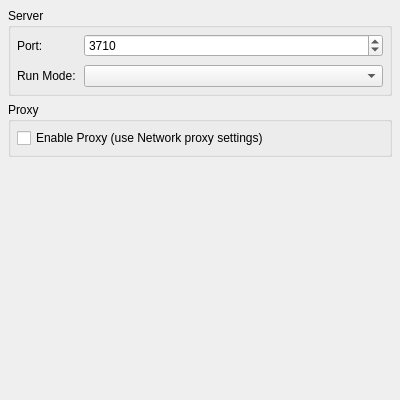
<?xml version="1.0" encoding="UTF-8"?>
<ui version="4.0">
 <class>LocalTab</class>
 <widget class="QWidget" name="LocalTab">
  <property name="geometry">
   <rect>
    <x>0</x>
    <y>0</y>
    <width>400</width>
    <height>400</height>
   </rect>
  </property>
  <property name="windowTitle">
   <string>Form</string>
  </property>
  <layout class="QVBoxLayout" name="verticalLayout">
   <property name="leftMargin">
    <number>8</number>
   </property>
   <property name="topMargin">
    <number>8</number>
   </property>
   <property name="rightMargin">
    <number>8</number>
   </property>
   <property name="bottomMargin">
    <number>8</number>
   </property>
   <item>
    <widget class="QGroupBox" name="serverGroup">
     <property name="title">
      <string>Server</string>
     </property>
     <layout class="QVBoxLayout" name="verticalLayout_2">
      <property name="spacing">
       <number>8</number>
      </property>
      <property name="leftMargin">
       <number>6</number>
      </property>
      <property name="topMargin">
       <number>6</number>
      </property>
      <property name="rightMargin">
       <number>6</number>
      </property>
      <property name="bottomMargin">
       <number>6</number>
      </property>
      <item>
       <layout class="QFormLayout" name="formLayout">
        <property name="horizontalSpacing">
         <number>8</number>
        </property>
        <property name="verticalSpacing">
         <number>8</number>
        </property>
        <item row="0" column="0">
         <widget class="QLabel" name="label_port">
          <property name="text">
           <string>Port:</string>
          </property>
         </widget>
        </item>
        <item row="0" column="1">
         <widget class="QSpinBox" name="port">
          <property name="minimumSize">
           <size>
            <width>80</width>
            <height>0</height>
           </size>
          </property>
          <property name="minimum">
           <number>1</number>
          </property>
          <property name="maximum">
           <number>65535</number>
          </property>
          <property name="value">
           <number>3710</number>
          </property>
         </widget>
        </item>
        <item row="1" column="0">
         <widget class="QLabel" name="label_runMode">
          <property name="text">
           <string>Run Mode:</string>
          </property>
         </widget>
        </item>
        <item row="1" column="1">
         <widget class="QComboBox" name="runMode"/>
        </item>
       </layout>
      </item>
     </layout>
    </widget>
   </item>
   <item>
    <widget class="QGroupBox" name="proxyGroup">
     <property name="title">
      <string>Proxy</string>
     </property>
     <layout class="QVBoxLayout" name="verticalLayout_3">
      <property name="spacing">
       <number>8</number>
      </property>
      <property name="leftMargin">
       <number>6</number>
      </property>
      <property name="topMargin">
       <number>6</number>
      </property>
      <property name="rightMargin">
       <number>6</number>
      </property>
      <property name="bottomMargin">
       <number>6</number>
      </property>
      <item>
       <widget class="QCheckBox" name="enableProxy">
        <property name="text">
         <string>Enable Proxy (use Network proxy settings)</string>
        </property>
       </widget>
      </item>
     </layout>
    </widget>
   </item>
   <item>
    <spacer name="verticalSpacer">
     <property name="orientation">
      <enum>Qt::Vertical</enum>
     </property>
     <property name="sizeHint" stdset="0">
      <size>
       <width>20</width>
       <height>40</height>
      </size>
     </property>
    </spacer>
   </item>
  </layout>
 </widget>
 <resources/>
 <connections/>
</ui>
